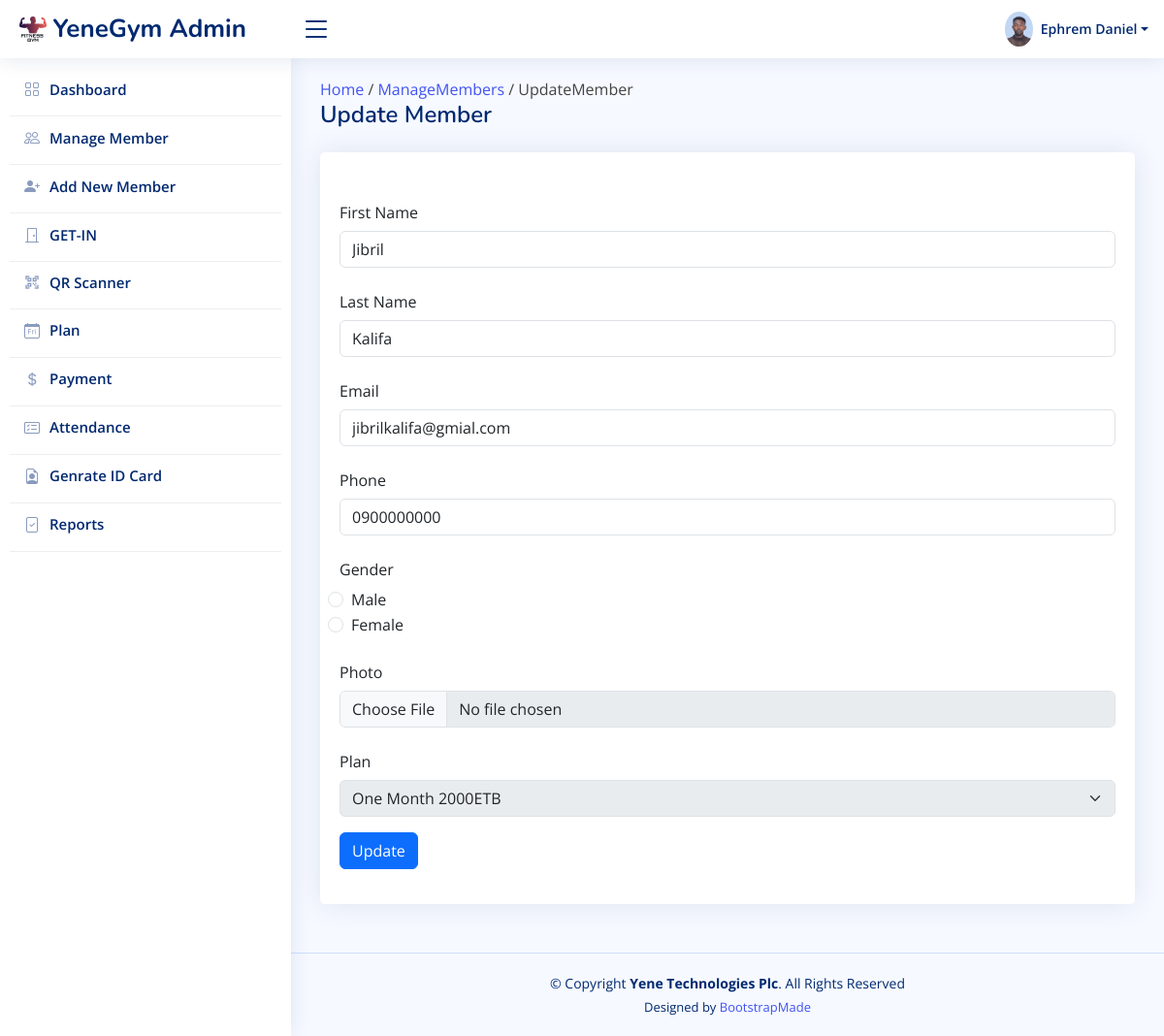
/updateMember/2 (signed in), run on the app's committed database.
### gymManagement/models.py (models this page shows, shortened)
class GymMember(models.Model):
    firstName=models.CharField(max_length=50)
    lastName=models.CharField(max_length=50)
    email=models.CharField(max_length=50)
    phone=models.CharField(max_length=14,default='0900000000')
    gender=models.CharField(max_length=8,default="Male")
    photo=models.ImageField(upload_to='upload/profile',blank=True,null=True,default='upload/profile/defaultUserImg.jpeg')
    plan=models.ForeignKey(Plan,on_delete=models.SET_NULL,null=True,blank=True)
    expireDate=models.DateField(default=datetime.date.today())
    joinedAt=models.DateField(default=datetime.date.today())
    paidAt=models.DateTimeField(default=datetime.datetime.today())
    active=models.BooleanField(default=True)

class Plan(models.Model):
    name=models.CharField(max_length=50,default='normal')
    title=models.CharField(max_length=50)
    period=models.IntegerField(default=30)
    price=models.IntegerField(default=0)
    createdAt=models.DateTimeField(default=datetime.datetime.today())
    def __str__(self) -> str:
        return self.title + " " + str(self.price)

### gymManagement/views.py (the view, shortened to what this page needs)
# urls.py: path('updateMember/<int:id>',views.updateMember,name='updateMember'),
def updateMember(request,id):
    print(id)
    if request.user.is_authenticated:
        try:
            gymMember=models.GymMember.objects.get(id=id)
            plans=models.Plan.objects.all()
            context={
                'plans':plans
                ,'gymMember':gymMember
                  }
        except:
                messages.error(request,'Something went wrong')
                return redirect('manageMembers')
        return render(request,'update_user.html',context)
    messages.error(request,'login first')
    return render(request,'login.html')

### gymManagement/templates/update_user.html (shortened to what this page needs)
{% extends 'base.html'%}
{% load static %}
{% block content %}
  <main id="main" class="main">
    <a href="{% url 'home' %}">Home</a> / <a href="{% url 'manageMembers' %}">ManageMembers</a> / UpdateMember
    <div class="pagetitle">
      <h1>Update Member</h1>
    </div>
    <section class="section mt-4">
      <div class="row">
        <div class="col-12">
            <div class="card">
                <div class="card-body">
                  <h5 class="card-title"></h5>
                  <form action="{% url 'updateMember' id=gymMember.pk %}" method="post" enctype="multipart/form-data">
                    <div class="row mb-3">
                      <label for="inputText" class="col-sm-2 col-form-label">First Name</label>
                      <div class="col-sm-12">
                        <input type="text" class="form-control" name="firstName" value="{{gymMember.firstName}}" required>
                      </div>
                    </div>
                    <div class="row mb-3">
                        <label for="inputText" class="col-sm-2 col-form-label">Last Name</label>
                        <div class="col-sm-12">
                          <input type="text" class="form-control" name="lastName" value="{{gymMember.lastName}}" required>
                        </div>
                      </div>
                      <div class="row mb-3">
                        <label for="inputText" class="col-sm-2 col-form-label" >Email</label>
                        <div class="col-sm-12">
                          <input type="email" class="form-control" name="email" value="{{gymMember.email}}" required>
                        </div>
                      </div>
                    <div class="row mb-3">
                      <label for="inputNumber" class="col-sm-2 col-form-label">Phone</label>
                      <div class="col-sm-12">
                        <input type="tel" class="form-control" name="phone" value="{{gymMember.phone}}" required >
                      </div>
                    </div>
                    <div class="row mb-3">
                        <label for="inputNumber" class="col-sm-2 col-form-label" >Gender</label>
                       <div class="form-check">
                          <input class="form-check-input" type="radio" name="gender" id="gridRadios2" value="Male">
                          <label class="form-check-label" for="gridRadios2">
                            Male
                          </label>
                        </div>
                        <div class="form-check disabled">
                          <input class="form-check-input" type="radio" name="gender" id="gridRadios" value="Female">
                          <label class="form-check-label" for="gridRadios3">
                            Female
                          </label>
                        </div>
                      </div>
                      <div class="row mb-3">
                        <label for="fileInput" class="col-sm-2 col-form-label">Photo</label>
                        <div class="col-sm-12">
                          <input type="file" class="form-control" name="photo" id="fileInput" disabled>
                        </div>
                      </div>
                      <div class="row mb-3" >
                        <label class="col-sm-2 col-form-label">Plan</label>
                        <div class="col-sm-12">
                          <select class="form-select" aria-label="Default select example" name="plan" disabled>
                            <option value="{{gymMember.plan.pk}}" >{{gymMember.plan}}ETB</option>
                          </select>
                        </div>
                      </div>
                    <div class="row mb-3">
                      <div class="col-sm-10">
                        <button type="submit" class="btn btn-primary">Update</button>
                      </div>
                    </div>
                  </form>
                </div>
              </div>
    </div>
    </div>
    </section>
  </main>
  {% endblock %}

### static/assets/css/style.css (style rules this page uses)
:root { scroll-behavior: smooth; }
body { font-family: "Open Sans", sans-serif; background: #f6f9ff; color: #444444; }
a { color: #4154f1; text-decoration: none; }
h1, h2, h3, h4, h5, h6 { font-family: "Nunito", sans-serif; }
#main { margin-top: 60px; padding: 20px 30px; transition: all 0.3s; }
.pagetitle { margin-bottom: 10px; }
.pagetitle h1 { font-size: 24px; margin-bottom: 0; font-weight: 600; color: #012970; }
.card { margin-bottom: 30px; border: none; border-radius: 5px; box-shadow: 0px 0 30px rgba(1, 41, 112, 0.1); }
.card-title { padding: 20px 0 15px 0; font-size: 18px; font-weight: 500; color: #012970; font-family: "Poppins", sans-serif; }
.card-body { padding: 0 20px 20px 20px; }
@media (min-width: 1200px) { #main, #footer { margin-left: 300px; } }

### data on the page
GymMember: firstName "Jibril", lastName "Kalifa", email "jibrilkalifa@gmial.com", phone "0900000000", plan "One Month 2000ETB"
